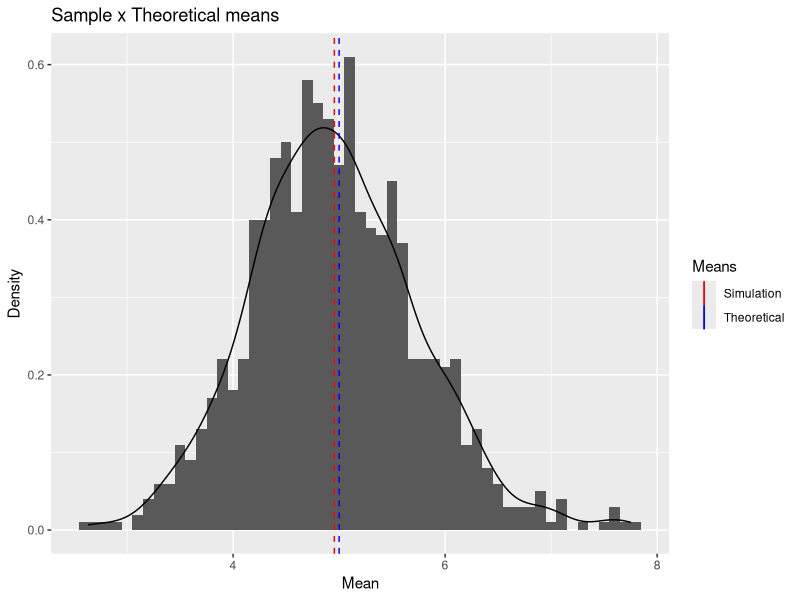
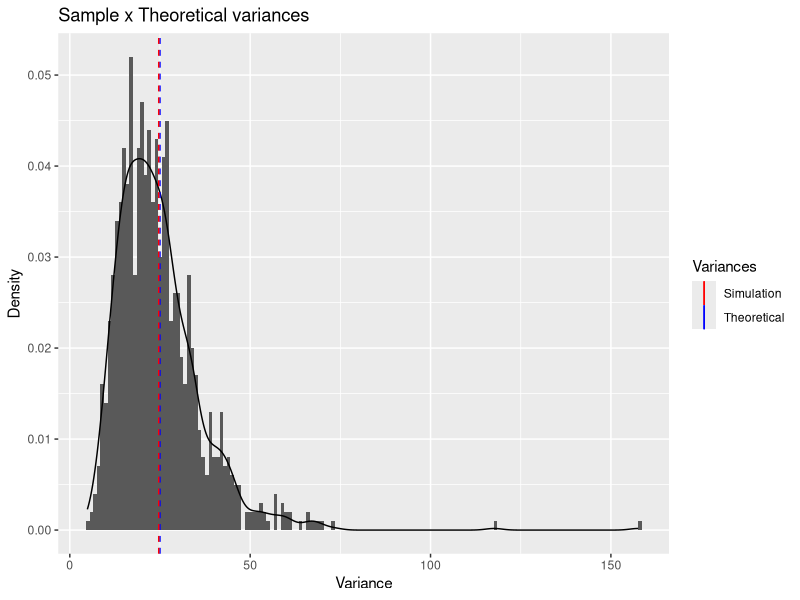
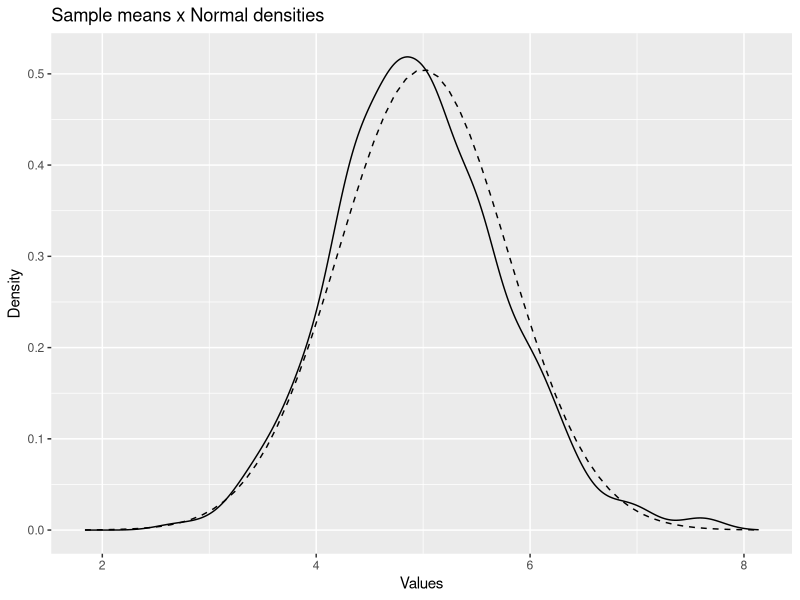

Write the R code that produced these figures, in order.
## ---- chunk 1
library(ggplot2)
## ---- chunk 2
lambda <- .2
nosim <- 1000
n <- 40
data <- rexp(nosim * n, lambda)
m <- matrix(data, nosim)
## ---- chunk 3
sampleMeans <- apply(m, 1, mean)
g <- ggplot(data.frame(sampleMeans), aes(sampleMeans)) +
    geom_histogram(aes(y=..density..), binwidth=.1) +
    geom_density() +
    geom_vline(aes(xintercept=1/lambda, colour="Theoretical", linetype="Theoretical"), show_guide = TRUE) +
    geom_vline(aes(xintercept=mean(data), colour="Simulation", linetype="Simulation"), show_guide = TRUE) +
    scale_colour_manual(name="Means", values=c(Theoretical="blue", Simulation="red")) +
    scale_linetype_manual(name="Means", values=c(Theoretical="dashed", Simulation="dashed"), guide=FALSE) +
    ggtitle("Sample x Theoretical means") +
    xlab("Mean") +
    ylab("Density")
print(g)
## ---- chunk 4
sampleVariance <- apply(m, 1, var)
g <- ggplot(data.frame(sampleVariance), aes(sampleVariance)) +
    geom_histogram(aes(y=..density..), binwidth=1) +
    geom_density() +
    geom_vline(aes(xintercept=(1/lambda)^2, colour="Theoretical", linetype="Theoretical"), show_guide = TRUE) +
    geom_vline(aes(xintercept=var(data), colour="Simulation", linetype="Simulation"), show_guide = TRUE) +
    scale_colour_manual(name="Variances", values=c(Theoretical="blue", Simulation="red")) +
    scale_linetype_manual(name="Variances", values=c(Theoretical="dashed", Simulation="dashed"), guide=FALSE) +
    ggtitle("Sample x Theoretical variances") +
    xlab("Variance") +
    ylab("Density")
print(g)
## ---- chunk 5
mean <- s <- 1/lambda
error <- 1/sqrt(n)
seq <- seq(mean - 4 * s * error, mean + 4 * s * error, by=.1)
g <- ggplot(data.frame(sampleMeans), aes(sampleMeans)) +
    geom_density() +
    geom_line(data=data.frame(x=seq, y=dnorm(seq,
                                             mean=mean,
                                             sd=s*error)),
                 aes(x, y), linetype="dashed") +
    ggtitle("Sample means x Normal densities") +
    xlab("Values") +
    ylab("Density")
print(g)
